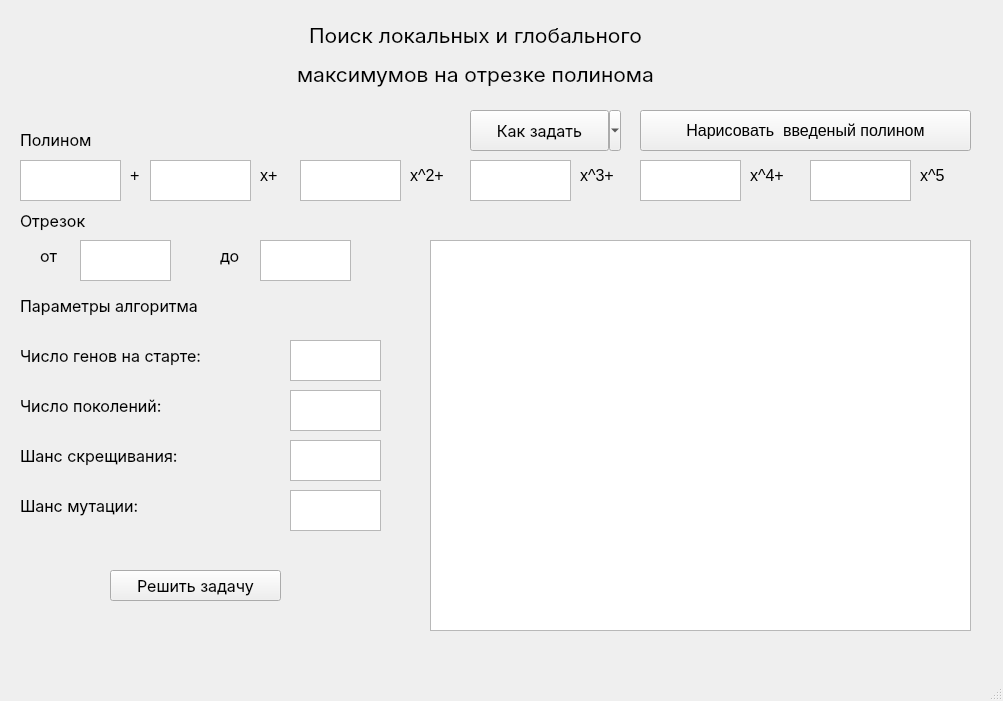
<?xml version="1.0" encoding="UTF-8"?>
<ui version="4.0">
 <class>MainWindow</class>
 <widget class="QMainWindow" name="MainWindow">
  <property name="geometry">
   <rect>
    <x>0</x>
    <y>0</y>
    <width>1003</width>
    <height>701</height>
   </rect>
  </property>
  <property name="windowTitle">
   <string>MainWindow</string>
  </property>
  <property name="styleSheet">
   <string notr="true"/>
  </property>
  <widget class="QWidget" name="centralwidget">
   <widget class="QGraphicsView" name="setgraphVis">
    <property name="geometry">
     <rect>
      <x>430</x>
      <y>240</y>
      <width>541</width>
      <height>391</height>
     </rect>
    </property>
    <property name="font">
     <font>
      <pointsize>12</pointsize>
     </font>
    </property>
   </widget>
   <widget class="QLabel" name="label">
    <property name="geometry">
     <rect>
      <x>160</x>
      <y>10</y>
      <width>631</width>
      <height>91</height>
     </rect>
    </property>
    <property name="font">
     <font>
      <family>Inter</family>
      <pointsize>16</pointsize>
     </font>
    </property>
    <property name="text">
     <string>&lt;html&gt;&lt;head/&gt;&lt;body&gt;&lt;p align=&quot;center&quot;&gt;Поиск локальных и глобального&lt;/p&gt;&lt;p align=&quot;center&quot;&gt;максимумов на отрезке полинома&lt;/p&gt;&lt;/body&gt;&lt;/html&gt;</string>
    </property>
    <property name="textFormat">
     <enum>Qt::TextFormat::MarkdownText</enum>
    </property>
   </widget>
   <widget class="QLabel" name="label_2">
    <property name="geometry">
     <rect>
      <x>20</x>
      <y>130</y>
      <width>121</width>
      <height>20</height>
     </rect>
    </property>
    <property name="font">
     <font>
      <family>Inter</family>
      <pointsize>12</pointsize>
     </font>
    </property>
    <property name="text">
     <string>Полином</string>
    </property>
   </widget>
   <widget class="QToolButton" name="setGraphButton">
    <property name="geometry">
     <rect>
      <x>470</x>
      <y>110</y>
      <width>151</width>
      <height>41</height>
     </rect>
    </property>
    <property name="font">
     <font>
      <family>Inter</family>
      <pointsize>12</pointsize>
     </font>
    </property>
    <property name="styleSheet">
     <string notr="true">setGraphButton {
	background-color: rgb(43, 104, 255); color:white; border: 3px solid white; border-radius: 10px;
}</string>
    </property>
    <property name="text">
     <string>Как задать</string>
    </property>
    <property name="popupMode">
     <enum>QToolButton::ToolButtonPopupMode::MenuButtonPopup</enum>
    </property>
   </widget>
   <widget class="QLabel" name="label_3">
    <property name="geometry">
     <rect>
      <x>20</x>
      <y>200</y>
      <width>121</width>
      <height>41</height>
     </rect>
    </property>
    <property name="font">
     <font>
      <family>Inter</family>
      <pointsize>12</pointsize>
     </font>
    </property>
    <property name="text">
     <string>Отрезок</string>
    </property>
    <property name="textFormat">
     <enum>Qt::TextFormat::AutoText</enum>
    </property>
   </widget>
   <widget class="QLabel" name="label_4">
    <property name="geometry">
     <rect>
      <x>40</x>
      <y>240</y>
      <width>31</width>
      <height>31</height>
     </rect>
    </property>
    <property name="font">
     <font>
      <family>Inter</family>
      <pointsize>12</pointsize>
     </font>
    </property>
    <property name="text">
     <string>от</string>
    </property>
   </widget>
   <widget class="QLabel" name="label_5">
    <property name="geometry">
     <rect>
      <x>220</x>
      <y>240</y>
      <width>31</width>
      <height>31</height>
     </rect>
    </property>
    <property name="font">
     <font>
      <family>Inter</family>
      <pointsize>12</pointsize>
     </font>
    </property>
    <property name="text">
     <string>до</string>
    </property>
   </widget>
   <widget class="QTextEdit" name="leftrange">
    <property name="geometry">
     <rect>
      <x>80</x>
      <y>240</y>
      <width>91</width>
      <height>41</height>
     </rect>
    </property>
    <property name="font">
     <font>
      <family>Inter</family>
      <pointsize>12</pointsize>
     </font>
    </property>
   </widget>
   <widget class="QTextEdit" name="rightrange">
    <property name="geometry">
     <rect>
      <x>260</x>
      <y>240</y>
      <width>91</width>
      <height>41</height>
     </rect>
    </property>
    <property name="font">
     <font>
      <family>Inter</family>
      <pointsize>12</pointsize>
     </font>
    </property>
   </widget>
   <widget class="QTextEdit" name="startamount">
    <property name="geometry">
     <rect>
      <x>290</x>
      <y>340</y>
      <width>91</width>
      <height>41</height>
     </rect>
    </property>
    <property name="font">
     <font>
      <family>Inter</family>
      <pointsize>12</pointsize>
     </font>
    </property>
   </widget>
   <widget class="QTextEdit" name="genamount">
    <property name="geometry">
     <rect>
      <x>290</x>
      <y>390</y>
      <width>91</width>
      <height>41</height>
     </rect>
    </property>
    <property name="font">
     <font>
      <family>Inter</family>
      <pointsize>12</pointsize>
     </font>
    </property>
   </widget>
   <widget class="QTextEdit" name="mixchance">
    <property name="geometry">
     <rect>
      <x>290</x>
      <y>440</y>
      <width>91</width>
      <height>41</height>
     </rect>
    </property>
    <property name="font">
     <font>
      <family>Inter</family>
      <pointsize>12</pointsize>
     </font>
    </property>
   </widget>
   <widget class="QTextEdit" name="mutationchance">
    <property name="geometry">
     <rect>
      <x>290</x>
      <y>490</y>
      <width>91</width>
      <height>41</height>
     </rect>
    </property>
    <property name="font">
     <font>
      <family>Inter</family>
      <pointsize>12</pointsize>
     </font>
    </property>
   </widget>
   <widget class="QLabel" name="label_6">
    <property name="geometry">
     <rect>
      <x>20</x>
      <y>290</y>
      <width>261</width>
      <height>31</height>
     </rect>
    </property>
    <property name="font">
     <font>
      <family>Inter</family>
      <pointsize>12</pointsize>
     </font>
    </property>
    <property name="text">
     <string>Параметры алгоритма</string>
    </property>
   </widget>
   <widget class="QLabel" name="label_7">
    <property name="geometry">
     <rect>
      <x>20</x>
      <y>340</y>
      <width>261</width>
      <height>31</height>
     </rect>
    </property>
    <property name="font">
     <font>
      <family>Inter</family>
      <pointsize>12</pointsize>
     </font>
    </property>
    <property name="text">
     <string>Число генов на старте:</string>
    </property>
   </widget>
   <widget class="QLabel" name="label_8">
    <property name="geometry">
     <rect>
      <x>20</x>
      <y>390</y>
      <width>241</width>
      <height>31</height>
     </rect>
    </property>
    <property name="font">
     <font>
      <family>Inter</family>
      <pointsize>12</pointsize>
     </font>
    </property>
    <property name="text">
     <string>Число поколений:</string>
    </property>
   </widget>
   <widget class="QLabel" name="label_9">
    <property name="geometry">
     <rect>
      <x>20</x>
      <y>440</y>
      <width>251</width>
      <height>31</height>
     </rect>
    </property>
    <property name="font">
     <font>
      <family>Inter</family>
      <pointsize>12</pointsize>
     </font>
    </property>
    <property name="text">
     <string>Шанс скрещивания:</string>
    </property>
   </widget>
   <widget class="QLabel" name="label_10">
    <property name="geometry">
     <rect>
      <x>20</x>
      <y>490</y>
      <width>251</width>
      <height>31</height>
     </rect>
    </property>
    <property name="font">
     <font>
      <family>Inter</family>
      <pointsize>12</pointsize>
     </font>
    </property>
    <property name="text">
     <string>Шанс мутации:</string>
    </property>
   </widget>
   <widget class="QPushButton" name="solveButton">
    <property name="geometry">
     <rect>
      <x>110</x>
      <y>570</y>
      <width>171</width>
      <height>31</height>
     </rect>
    </property>
    <property name="font">
     <font>
      <family>Inter</family>
      <pointsize>12</pointsize>
     </font>
    </property>
    <property name="text">
     <string>Решить задачу</string>
    </property>
   </widget>
   <widget class="QLabel" name="label_11">
    <property name="geometry">
     <rect>
      <x>130</x>
      <y>160</y>
      <width>21</width>
      <height>31</height>
     </rect>
    </property>
    <property name="font">
     <font>
      <pointsize>12</pointsize>
     </font>
    </property>
    <property name="text">
     <string>+</string>
    </property>
   </widget>
   <widget class="QLabel" name="label_12">
    <property name="geometry">
     <rect>
      <x>260</x>
      <y>160</y>
      <width>31</width>
      <height>31</height>
     </rect>
    </property>
    <property name="font">
     <font>
      <pointsize>12</pointsize>
     </font>
    </property>
    <property name="text">
     <string>x+</string>
    </property>
   </widget>
   <widget class="QLabel" name="label_13">
    <property name="geometry">
     <rect>
      <x>410</x>
      <y>160</y>
      <width>51</width>
      <height>31</height>
     </rect>
    </property>
    <property name="font">
     <font>
      <pointsize>12</pointsize>
     </font>
    </property>
    <property name="text">
     <string>x^2+</string>
    </property>
   </widget>
   <widget class="QLabel" name="label_14">
    <property name="geometry">
     <rect>
      <x>580</x>
      <y>160</y>
      <width>51</width>
      <height>31</height>
     </rect>
    </property>
    <property name="font">
     <font>
      <pointsize>12</pointsize>
     </font>
    </property>
    <property name="text">
     <string>x^3+</string>
    </property>
   </widget>
   <widget class="QLabel" name="label_15">
    <property name="geometry">
     <rect>
      <x>750</x>
      <y>160</y>
      <width>51</width>
      <height>31</height>
     </rect>
    </property>
    <property name="font">
     <font>
      <pointsize>12</pointsize>
     </font>
    </property>
    <property name="text">
     <string>x^4+</string>
    </property>
   </widget>
   <widget class="QLabel" name="label_16">
    <property name="geometry">
     <rect>
      <x>920</x>
      <y>160</y>
      <width>51</width>
      <height>31</height>
     </rect>
    </property>
    <property name="font">
     <font>
      <pointsize>12</pointsize>
     </font>
    </property>
    <property name="text">
     <string>x^5</string>
    </property>
   </widget>
   <widget class="QTextEdit" name="x5coef">
    <property name="geometry">
     <rect>
      <x>810</x>
      <y>160</y>
      <width>101</width>
      <height>41</height>
     </rect>
    </property>
    <property name="font">
     <font>
      <family>Inter</family>
      <pointsize>12</pointsize>
     </font>
    </property>
   </widget>
   <widget class="QTextEdit" name="x4coef">
    <property name="geometry">
     <rect>
      <x>640</x>
      <y>160</y>
      <width>101</width>
      <height>41</height>
     </rect>
    </property>
    <property name="font">
     <font>
      <family>Inter</family>
      <pointsize>12</pointsize>
     </font>
    </property>
   </widget>
   <widget class="QTextEdit" name="x3coef">
    <property name="geometry">
     <rect>
      <x>470</x>
      <y>160</y>
      <width>101</width>
      <height>41</height>
     </rect>
    </property>
    <property name="font">
     <font>
      <family>Inter</family>
      <pointsize>12</pointsize>
     </font>
    </property>
   </widget>
   <widget class="QTextEdit" name="x2coef">
    <property name="geometry">
     <rect>
      <x>300</x>
      <y>160</y>
      <width>101</width>
      <height>41</height>
     </rect>
    </property>
    <property name="font">
     <font>
      <family>Inter</family>
      <pointsize>12</pointsize>
     </font>
    </property>
   </widget>
   <widget class="QTextEdit" name="x1coef">
    <property name="geometry">
     <rect>
      <x>150</x>
      <y>160</y>
      <width>101</width>
      <height>41</height>
     </rect>
    </property>
    <property name="font">
     <font>
      <family>Inter</family>
      <pointsize>12</pointsize>
     </font>
    </property>
   </widget>
   <widget class="QTextEdit" name="x0coef">
    <property name="geometry">
     <rect>
      <x>20</x>
      <y>160</y>
      <width>101</width>
      <height>41</height>
     </rect>
    </property>
    <property name="font">
     <font>
      <family>Inter</family>
      <pointsize>12</pointsize>
     </font>
    </property>
   </widget>
   <widget class="QPushButton" name="drawReaden">
    <property name="geometry">
     <rect>
      <x>640</x>
      <y>110</y>
      <width>331</width>
      <height>41</height>
     </rect>
    </property>
    <property name="font">
     <font>
      <pointsize>12</pointsize>
     </font>
    </property>
    <property name="text">
     <string>Нарисовать  введеный полином</string>
    </property>
   </widget>
  </widget>
  <widget class="QStatusBar" name="statusbar"/>
 </widget>
 <resources/>
 <connections/>
</ui>
